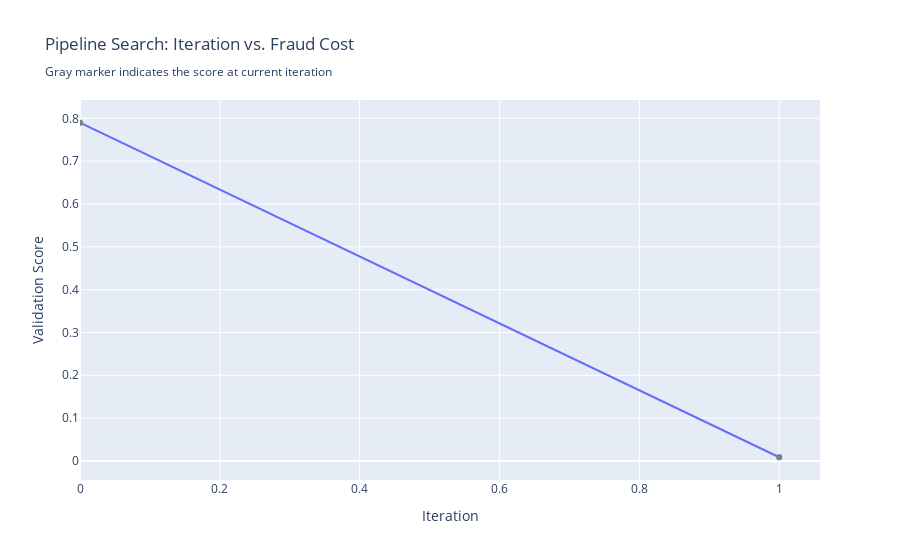

This figure's notebook cell:
### Code cell
#Searching for the best pipeline
automl = AutoMLSearch(
    X_train=X_train,
    y_train=y_train,
    problem_type="binary",
    objective=fraud_objective,
    additional_objectives=["auc", "f1", "precision"],
    allowed_model_families=["random_forest", "linear_model"],
    max_batches=1,
    optimize_thresholds=True,
    verbose=True,
)

automl.search(interactive_plot=False)

### Figure 1 — Plotly figure (JSON) as saved in the notebook; plotly's stock layout.template omitted (floating-point values rounded to 4 significant figures)
{"data": [{"mode": "lines+markers", "name": "Best Score", "type": "scatter", "uid": "9df8e631-815b-4e19-ba1c-e1f9aec2b9fd", "x": [0, 1], "y": [0.7896, 0.008649]}, {"marker": {"color": "gray"}, "mode": "markers", "name": "Iter score", "type": "scatter", "uid": "cd343d76-7737-4252-a076-90c2371042a0", "x": [0, 1], "y": [0.7896, 0.008649]}], "layout": {"showlegend": false, "title": {"text": "Pipeline Search: Iteration vs. Fraud Cost<br><sub>Gray marker indicates the score at current iteration</sub>"}, "xaxis": {"rangemode": "tozero", "title": {"text": "Iteration"}}, "yaxis": {"title": {"text": "Validation Score"}}}}
